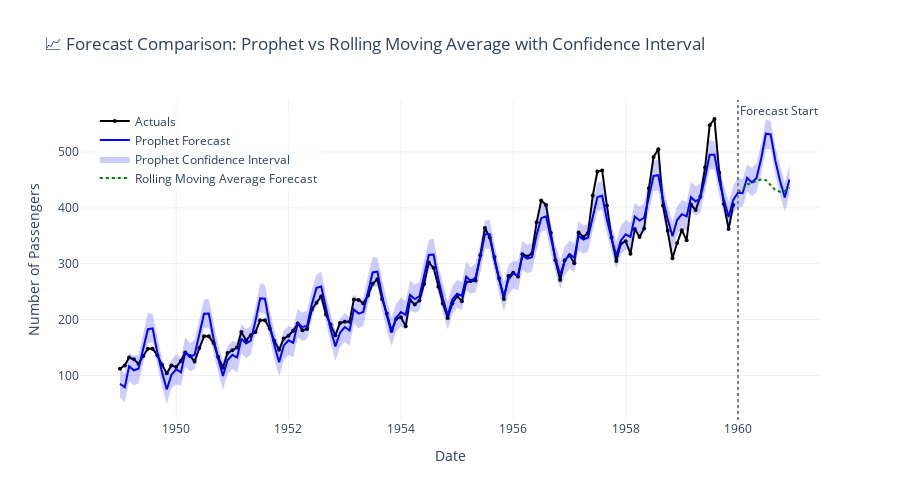

The code cell stored with this chart in its notebook:
### Code cell
import pandas as pd
from prophet import Prophet
import plotly.graph_objects as go

# Load dataset
df = pd.read_csv('https://raw.githubusercontent.com/jbrownlee/Datasets/master/airline-passengers.csv')
df.columns = ['ds', 'y']
df['ds'] = pd.to_datetime(df['ds'])

# Split data into train and test
train_df = df[:-12]
test_df = df[-12:]

# Prophet Forecast
prophet_model = Prophet()
prophet_model.fit(train_df)
future = prophet_model.make_future_dataframe(periods=12, freq='M')
prophet_forecast = prophet_model.predict(future)
prophet_forecast.set_index('ds', inplace=True)

# Rolling Moving Average Forecast
window = 12
rolling_forecast_values = list(train_df['y'].iloc[-window:].values)  # start with last 5 real values
forecast_dates = test_df['ds'].values
rolling_preds = []

for i in range(len(forecast_dates)):
    avg = sum(rolling_forecast_values[-window:]) / window
    rolling_preds.append(avg)
    rolling_forecast_values.append(avg)  # append prediction for use in next rolling window

# Create DataFrame
rolling_forecast = pd.DataFrame({
    'ds': forecast_dates,
    'yhat': rolling_preds
}).set_index('ds')

# ------------------ Plotting ------------------ #
fig = go.Figure()

# Plot Actuals
actuals_end = test_df['ds'].max()
actuals_df = df[df['ds'] <= actuals_end]
actuals_df = actuals_df[actuals_df['ds'] < '1960-01-01']

fig.add_trace(go.Scatter(
    x=actuals_df['ds'], y=actuals_df['y'],
    mode='lines+markers',
    name='Actuals',
    line=dict(color='black', width=2),
    marker=dict(size=4)
))

# Prophet Forecast
fig.add_trace(go.Scatter(
    x=prophet_forecast.index, y=prophet_forecast['yhat'],
    mode='lines',
    name='Prophet Forecast',
    line=dict(color='blue', width=2)
))

# Prophet Confidence Interval
fig.add_trace(go.Scatter(
    x=pd.concat([
        pd.Series(prophet_forecast.index),
        pd.Series(prophet_forecast.index[::-1])
    ]),
    y=pd.concat([
        prophet_forecast['yhat_upper'],
        prophet_forecast['yhat_lower'][::-1]
    ]),
    fill='toself',
    fillcolor='rgba(0, 0, 255, 0.2)',
    line=dict(color='rgba(255,255,255,0)'),
    hoverinfo="skip",
    showlegend=True,
    name='Prophet Confidence Interval'
))

# Rolling Moving Average Forecast
fig.add_trace(go.Scatter(
    x=rolling_forecast.index, y=rolling_forecast['yhat'],
    mode='lines',
    name='Rolling Moving Average Forecast',
    line=dict(color='green', width=2, dash='dot')
))

# Forecast start vertical line
forecast_start = test_df['ds'].iloc[0].timestamp() * 1000
fig.add_vline(
    x=forecast_start,
    line_width=2, line_dash="dot", line_color="gray",
    annotation_text="Forecast Start", annotation_position="top right"
)

# Layout settings
fig.update_layout(
    title='📈 Forecast Comparison: Prophet vs Rolling Moving Average',
    xaxis_title='Date',
    yaxis_title='Number of Passengers',
    legend=dict(x=0.02, y=0.98, bgcolor='rgba(255,255,255,0.5)', bordercolor='black'),
    template='plotly_white',
    height=500
)

fig.show()

### Figure 1 — Plotly figure (JSON) as saved in the notebook; plotly's stock layout.template omitted (floating-point values rounded to 4 significant figures; data arrays with more than 128 entries replaced by an {"elided": "..."} marker saying what was removed)
{"data": [{"line": {"color": "black", "width": 2}, "marker": {"size": 4}, "mode": "lines+markers", "name": "Actuals", "type": "scatter", "x": {"elided": "132 str values"}, "y": {"elided": "132 int values"}}, {"line": {"color": "blue", "width": 2}, "mode": "lines", "name": "Prophet Forecast", "type": "scatter", "x": {"elided": "144 str values"}, "y": {"elided": "144 float values"}}, {"fill": "toself", "fillcolor": "rgba(0, 0, 255, 0.2)", "hoverinfo": "skip", "line": {"color": "rgba(255,255,255,0)"}, "name": "Prophet Confidence Interval", "showlegend": true, "type": "scatter", "x": {"elided": "288 str values"}, "y": {"elided": "288 float values"}}, {"line": {"color": "green", "dash": "dot", "width": 2}, "mode": "lines", "name": "Rolling Moving Average Forecast", "type": "scatter", "x": ["1960-01-01T00:00:00", "1960-02-01T00:00:00", "1960-03-01T00:00:00", "1960-04-01T00:00:00", "1960-05-01T00:00:00", "1960-06-01T00:00:00", "1960-07-01T00:00:00", "1960-08-01T00:00:00", "1960-09-01T00:00:00", "1960-10-01T00:00:00", "1960-11-01T00:00:00", "1960-12-01T00:00:00"], "y": [428.3, 434.0, 441.7, 444.7, 448.7, 451.1, 449.4, 441.2, 431.3, 428.7, 430.5, 436.2]}], "layout": {"annotations": [{"showarrow": false, "text": "Forecast Start", "x": -315619200000, "xanchor": "left", "xref": "x", "y": 1, "yanchor": "top", "yref": "y domain"}], "height": 500, "legend": {"bgcolor": "rgba(255,255,255,0.5)", "bordercolor": "black", "x": 0.02, "y": 0.98}, "shapes": [{"line": {"color": "gray", "dash": "dot", "width": 2}, "type": "line", "x0": -315619200000, "x1": -315619200000, "xref": "x", "y0": 0, "y1": 1, "yref": "y domain"}], "title": {"text": "📈 Forecast Comparison: Prophet vs Rolling Moving Average with Confidence Interval"}, "xaxis": {"title": {"text": "Date"}}, "yaxis": {"title": {"text": "Number of Passengers"}}}}
